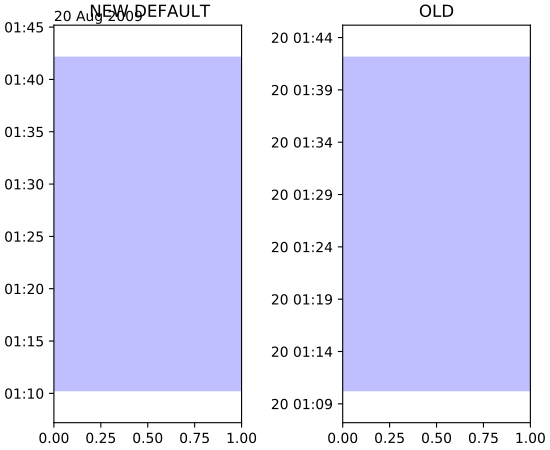

Generate this figure with Python:
import matplotlib.pyplot as plt
import datetime
import matplotlib.dates as mdates

t0 = datetime.datetime(2009, 8, 20, 1, 10, 12)
tf = datetime.datetime(2009, 8, 20, 1, 42, 11)


fig, axs = plt.subplots(1, 2, constrained_layout=True)
ax = axs[0]
ax.axhspan(t0, tf, facecolor="blue", alpha=0.25)
ax.set_ylim(t0 - datetime.timedelta(minutes=3),
            tf + datetime.timedelta(minutes=3))
ax.set_title('NEW DEFAULT')

ax = axs[1]
ax.axhspan(t0, tf, facecolor="blue", alpha=0.25)
ax.set_ylim(t0 - datetime.timedelta(minutes=3),
            tf + datetime.timedelta(minutes=3))
# old behavior
locator = mdates.AutoDateLocator(interval_multiples=False, )
ax.yaxis.set_major_locator(locator)
ax.yaxis.set_major_formatter(mdates.AutoDateFormatter(locator))

ax.set_title('OLD')
plt.show()
